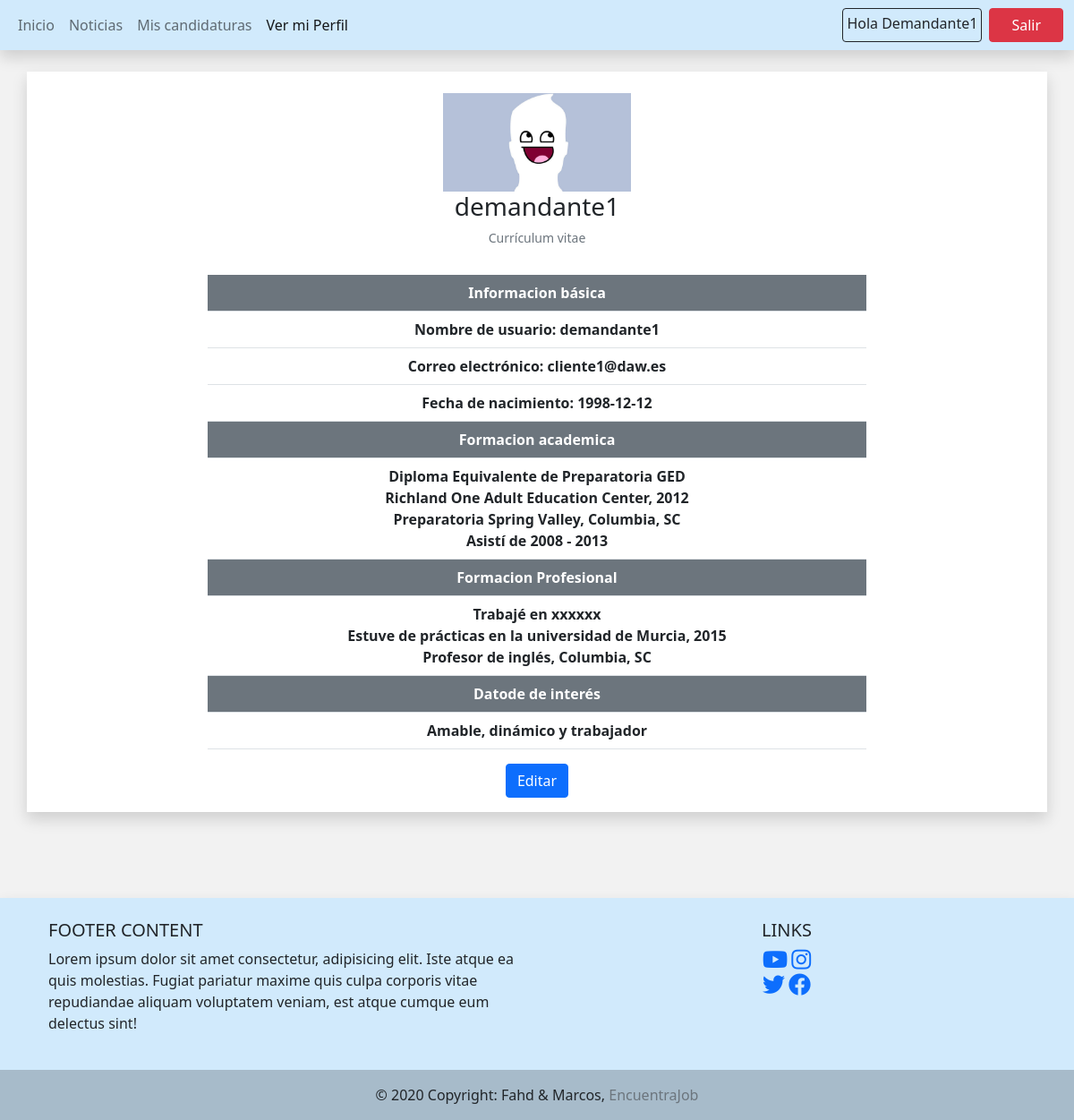
Page /ver_perfil_usuario.php (signed in) on the committed database.
### tables this page shows
CREATE TABLE `demandante` (
  `id_demandante` varchar(11) NOT NULL,
  `id_usuario` int(11) NOT NULL,
  `nombre` varchar(19) NOT NULL,
  `dni` varchar(10) NOT NULL,
  `email` varchar(20) NOT NULL,
  `fecha_nac` varchar(12) NOT NULL,
  `formacion_academica` varchar(500) NOT NULL,
  `formacion_profesional` varchar(500) NOT NULL,
  `datos_de_interes` varchar(500) NOT NULL,
  `avatar` varchar(30) NOT NULL
);

### ver_perfil_usuario.php (the view, shortened to what this page needs)
<?php
$conn = conexion();
$id_usuario = $_SESSION['id_user'];
$sql_curriculum = "select * from demandante where id_usuario=$id_usuario";
if($rs_curriculum = $conn->query($sql_curriculum)){
  $rs_curriculum = $rs_curriculum->fetch_assoc();
}else {
  die("Error en obtener los datos necesarios");
}
?>
<!doctype html>
<html lang="es">
  <head>
    <link href="css/bootstrap.min.css" rel="stylesheet" >
    <link href="fontawesome/css/all.min.css" rel="stylesheet" />
  </head>
  <body style="background-color: #f2f2f2;">
  <nav class="navbar navbar-expand-lg navbar-light shadow" style="background-color: #D1EAFC;">
    <div class="container-fluid">
  <div class="collapse navbar-collapse" id="navbarNav">
        <ul class="navbar-nav">
          <li class="nav-item">
            <a class="nav-link " aria-current="page" href="vista_usuario.php">Inicio</a>
          </li>
          <li class="nav-item">
            <a class="nav-link" href="#">Noticias</a>
          </li>
          <li class="nav-item">
            <a class="nav-link " href="mis_candidaturas.php">Mis candidaturas</a>
          </li>
          <li class="nav-item">
            <a class="nav-link active" href="#">Ver mi Perfil</a>
          </li>
        </ul>
      </div>
        <ul class="navbar-nav ">
          <li class="nav-item me-2 p-1 border border-dark rounded">
          Hola&nbsp;<?=ucwords($_SESSION['nombre']) ;?>
          </li>
          <li class="nav-item">
            <a href="logout.php" class="btn btn-danger px-4">Salir</a>
          </li>
        </ul>
      </div>
  </nav>
        <div class="container text-center bg-white shadow mt-4">
            <br>
              <img src="img/perfil_img/<?=$rs_curriculum['avatar'];?>" alt="Avatar" width="auto" height="110">
          <section class="row">
            <h3><?=$rs_curriculum['nombre'] ;?></h3><br>
          <article  class="col-sm-9 col-md-9 col-lg-8 mx-auto">
            <h6><small class="text-muted align-bottom">Currículum vitae</small></h6><br>
                <table class="table">
                  <tr><th class="bg-secondary text-white">Informacion básica</th></tr>
                  <tr><th>Nombre de usuario: <?=$rs_curriculum['nombre'] ;?></th></tr>
                  <tr><th>Correo electrónico: <?=$rs_curriculum['email'] ;?></th></tr>
                  <tr><th>Fecha de nacimiento: <?=$rs_curriculum['fecha_nac'] ;?></th></tr>
                  <tr><th class="bg-secondary text-white">Formacion academica</th></tr>
                  <tr><th><?=nl2br($rs_curriculum['formacion_academica']); ?></th></tr>
                  <tr><th class="bg-secondary text-white">Formacion Profesional</th></tr>
                  <tr><th><?=nl2br($rs_curriculum['formacion_profesional']);?></th></tr>
                  <tr><th class="bg-secondary text-white">Datode de interés</th></tr>
                  <tr><th><?=nl2br($rs_curriculum['datos_de_interes']);?></th></tr>
                </table>
        </article>
        </section>
        <button type="button" class="btn btn-primary mb-3" data-bs-toggle="modal" data-bs-target="#staticBackdrop">
          Editar
        </button>
      </div>
  <br><br><br><br>
  <footer class="text-center text-lg-start shadow" style="background-color: #D1EAFC;">
  <div class="container p-4">
    <div class="row">
      <div class="col-lg-6 col-md-12 mb-4 mb-md-0">
        <h5 class="text-uppercase">Footer Content</h5>
        <p>
          Lorem ipsum dolor sit amet consectetur, adipisicing elit. Iste atque ea quis
          molestias. Fugiat pariatur maxime quis culpa corporis vitae repudiandae aliquam
          voluptatem veniam, est atque cumque eum delectus sint!
        </p>
      </div>
      <div class="col-lg-6 col-md-12 mb-4 mb-md-0">
        <h5 class="text-uppercase text-center">Links</h5>
        <ul class="list-unstyled mb-0 text-center">
          <li>
            <a href="https://www.youtube.com/watch?v=FwhKhecN-1E" ><i class="fab fa-youtube" style="font-size:25px;" ></i></a>
            <a href="https://www.instagram.com/usal" ><i class="fab fa-instagram" style="font-size:25px;" ></i></a>
          </li>
          <li>
            <a href="https://www.twitter.com/usal"><i class="fab fa-twitter" style="font-size:25px;" ></i></a>
            <a href="https://www.facebook.com/" ><i class="fab fa-facebook" style="font-size:25px;" ></i></a>
          </li>
        </ul>
      </div>
    </div>
  </div>
  <div class="text-center p-3" style="background-color: rgba(0, 0, 0, 0.2)">
    © 2020 Copyright: Fahd & Marcos,
    <a class="text-muted" style="text-decoration:none">EncuentraJob</a>
  </div>
</footer>
  </body>
</html>

### rows in the picture
demandante: avatar (picture), nombre "demandante1", email "cliente1@daw.es", fecha_nac "1998-12-12", formacion_academica "Diploma Equivalente de Preparatoria GED Richland One Adult Education Center, 2012 Preparatoria Spring Valley, Columbia, SC Asistí de 2008 - 2013", formacion_profesional "Trabajé en xxxxxx Estuve de prácticas en la universidad de Murcia, 2015 Profesor de inglés, Columbia, SC", datos_de_interes "Amable, dinámico y trabajador"

### other values in the picture
$_SESSION['nombre'] "Demandante1"
